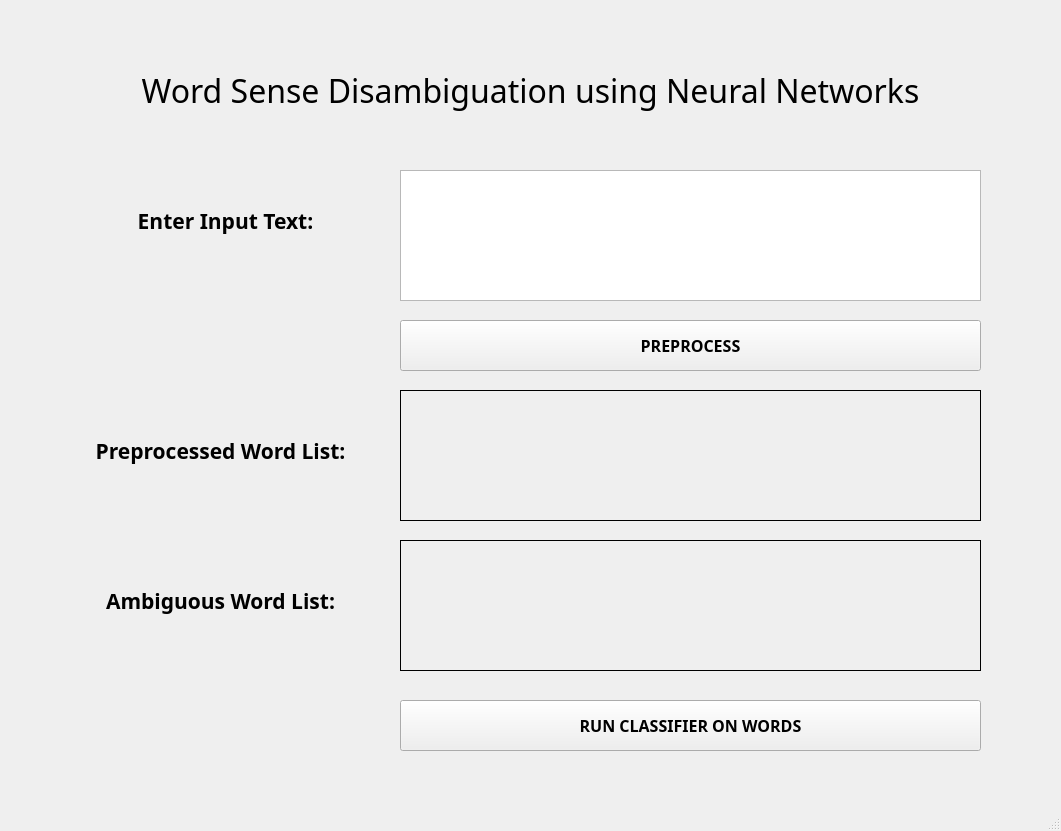
<?xml version="1.0" encoding="UTF-8"?>
<ui version="4.0">
 <class>MainWindow</class>
 <widget class="QMainWindow" name="MainWindow">
  <property name="geometry">
   <rect>
    <x>0</x>
    <y>0</y>
    <width>1061</width>
    <height>831</height>
   </rect>
  </property>
  <property name="windowTitle">
   <string>MainWindow</string>
  </property>
  <widget class="QWidget" name="centralwidget">
   <widget class="QLabel" name="titlelabel">
    <property name="geometry">
     <rect>
      <x>40</x>
      <y>20</y>
      <width>981</width>
      <height>141</height>
     </rect>
    </property>
    <property name="font">
     <font>
      <family>Rockwell</family>
      <pointsize>24</pointsize>
     </font>
    </property>
    <property name="text">
     <string>Word Sense Disambiguation using Neural Networks</string>
    </property>
    <property name="alignment">
     <set>Qt::AlignCenter</set>
    </property>
    <property name="wordWrap">
     <bool>true</bool>
    </property>
   </widget>
   <widget class="QLabel" name="label_2">
    <property name="geometry">
     <rect>
      <x>90</x>
      <y>180</y>
      <width>271</width>
      <height>81</height>
     </rect>
    </property>
    <property name="font">
     <font>
      <family>Century Gothic</family>
      <pointsize>16</pointsize>
      <weight>75</weight>
      <bold>true</bold>
     </font>
    </property>
    <property name="text">
     <string>Enter Input Text:</string>
    </property>
    <property name="alignment">
     <set>Qt::AlignCenter</set>
    </property>
   </widget>
   <widget class="QTextEdit" name="user_ip">
    <property name="geometry">
     <rect>
      <x>400</x>
      <y>170</y>
      <width>581</width>
      <height>131</height>
     </rect>
    </property>
    <property name="font">
     <font>
      <family>Century Gothic</family>
      <pointsize>16</pointsize>
     </font>
    </property>
   </widget>
   <widget class="QPushButton" name="preproc_button">
    <property name="geometry">
     <rect>
      <x>400</x>
      <y>320</y>
      <width>581</width>
      <height>51</height>
     </rect>
    </property>
    <property name="font">
     <font>
      <family>Century Gothic</family>
      <pointsize>12</pointsize>
      <weight>75</weight>
      <bold>true</bold>
     </font>
    </property>
    <property name="text">
     <string>PREPROCESS</string>
    </property>
   </widget>
   <widget class="QLabel" name="label_3">
    <property name="geometry">
     <rect>
      <x>90</x>
      <y>410</y>
      <width>261</width>
      <height>81</height>
     </rect>
    </property>
    <property name="font">
     <font>
      <family>Century Gothic</family>
      <pointsize>16</pointsize>
      <weight>75</weight>
      <bold>true</bold>
     </font>
    </property>
    <property name="text">
     <string>Preprocessed Word List:</string>
    </property>
    <property name="alignment">
     <set>Qt::AlignCenter</set>
    </property>
    <property name="wordWrap">
     <bool>true</bool>
    </property>
   </widget>
   <widget class="QLabel" name="preprocess_op">
    <property name="geometry">
     <rect>
      <x>400</x>
      <y>390</y>
      <width>581</width>
      <height>131</height>
     </rect>
    </property>
    <property name="font">
     <font>
      <family>Century Gothic</family>
      <pointsize>16</pointsize>
     </font>
    </property>
    <property name="frameShape">
     <enum>QFrame::Box</enum>
    </property>
    <property name="text">
     <string/>
    </property>
    <property name="alignment">
     <set>Qt::AlignLeading|Qt::AlignLeft|Qt::AlignTop</set>
    </property>
    <property name="wordWrap">
     <bool>true</bool>
    </property>
    <property name="textInteractionFlags">
     <set>Qt::LinksAccessibleByMouse|Qt::TextSelectableByKeyboard|Qt::TextSelectableByMouse</set>
    </property>
   </widget>
   <widget class="QLabel" name="preprocess_op_2">
    <property name="geometry">
     <rect>
      <x>400</x>
      <y>540</y>
      <width>581</width>
      <height>131</height>
     </rect>
    </property>
    <property name="font">
     <font>
      <family>Century Gothic</family>
      <pointsize>16</pointsize>
     </font>
    </property>
    <property name="frameShape">
     <enum>QFrame::Box</enum>
    </property>
    <property name="text">
     <string/>
    </property>
    <property name="alignment">
     <set>Qt::AlignLeading|Qt::AlignLeft|Qt::AlignTop</set>
    </property>
    <property name="wordWrap">
     <bool>true</bool>
    </property>
    <property name="textInteractionFlags">
     <set>Qt::LinksAccessibleByMouse|Qt::TextSelectableByKeyboard|Qt::TextSelectableByMouse</set>
    </property>
   </widget>
   <widget class="QLabel" name="label_4">
    <property name="geometry">
     <rect>
      <x>90</x>
      <y>560</y>
      <width>261</width>
      <height>81</height>
     </rect>
    </property>
    <property name="font">
     <font>
      <family>Century Gothic</family>
      <pointsize>16</pointsize>
      <weight>75</weight>
      <bold>true</bold>
     </font>
    </property>
    <property name="text">
     <string>Ambiguous Word List:</string>
    </property>
    <property name="alignment">
     <set>Qt::AlignCenter</set>
    </property>
    <property name="wordWrap">
     <bool>true</bool>
    </property>
   </widget>
   <widget class="QPushButton" name="run_class_button">
    <property name="geometry">
     <rect>
      <x>400</x>
      <y>700</y>
      <width>581</width>
      <height>51</height>
     </rect>
    </property>
    <property name="font">
     <font>
      <family>Century Gothic</family>
      <pointsize>12</pointsize>
      <weight>75</weight>
      <bold>true</bold>
     </font>
    </property>
    <property name="text">
     <string>RUN CLASSIFIER ON WORDS</string>
    </property>
   </widget>
  </widget>
  <widget class="QMenuBar" name="menubar">
   <property name="geometry">
    <rect>
     <x>0</x>
     <y>0</y>
     <width>1061</width>
     <height>26</height>
    </rect>
   </property>
  </widget>
  <widget class="QStatusBar" name="statusbar"/>
 </widget>
 <resources/>
 <connections/>
</ui>
